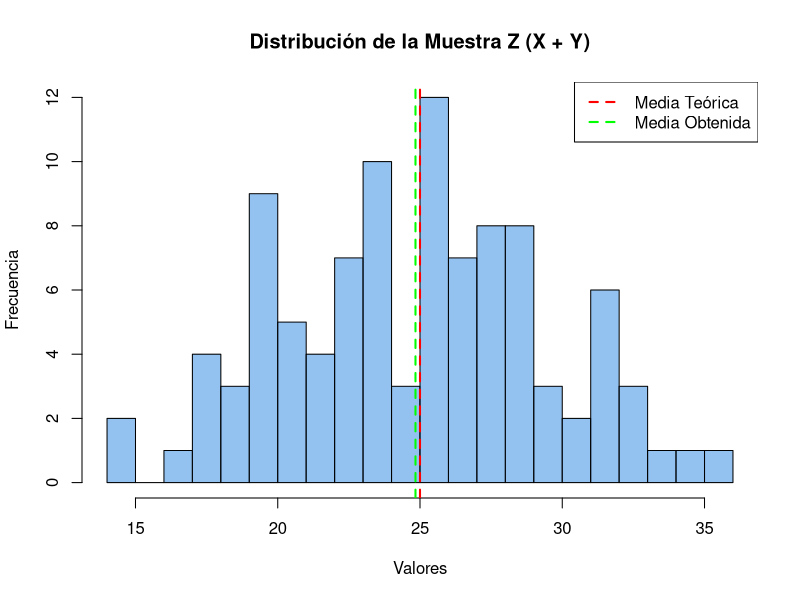

Write R code to recreate this figure.
# Parámetros de las distribuciones
media_x <- 10
desviacion_x <- 3
media_y <- 15
desviacion_y <- 4

# Generar muestras de 100 observaciones cada una
set.seed(123)  # Para reproducibilidad
muestra_x <- rnorm(100, mean = media_x, sd = desviacion_x)
muestra_y <- rnorm(100, mean = media_y, sd = desviacion_y)

# Sumar las muestras X y Y para crear la nueva muestra Z
muestra_z <- muestra_x + muestra_y

# Calcular la media y desviación estándar de la muestra Z
media_z_obtenida <- mean(muestra_z)
desviacion_z_obtenida <- sd(muestra_z)

# Calcular los valores teóricos esperados
media_z_esperada <- media_x + media_y
desviacion_z_esperada <- sqrt(desviacion_x^2 + desviacion_y^2)

# Mostrar los resultados
cat("Muestra Z - Media obtenida:", media_z_obtenida, ", Desviación estándar obtenida:", desviacion_z_obtenida, "\n")
cat("Muestra Z - Media esperada:", media_z_esperada, ", Desviación estándar esperada:", desviacion_z_esperada, "\n")

# Graficar la distribución de la muestra Z
hist(muestra_z, breaks = 30, col = rgb(0.3, 0.6, 0.9, 0.6), 
     main = "Distribución de la Muestra Z (X + Y)", 
     xlab = "Valores", ylab = "Frecuencia", border = "black")

# Añadir líneas de la media y desviación estándar esperadas
abline(v = media_z_esperada, col = "red", lwd = 2, lty = 2)
abline(v = media_z_obtenida, col = "green", lwd = 2, lty = 2)

# Añadir leyenda
legend("topright", legend = c("Media Teórica", "Media Obtenida"), 
       col = c("red", "green"), lwd = 2, lty = 2)
